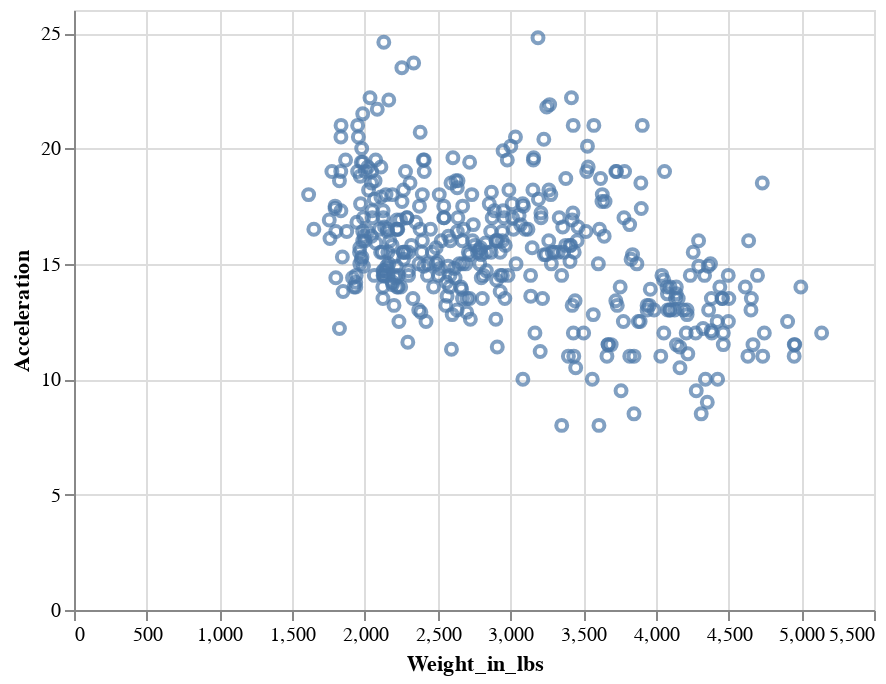

Notebook code cell kept with this figure:
### Code cell
alt.Chart(cars).mark_point().encode(
    x = 'Weight_in_lbs',
    y = 'Acceleration',
)

### Figure 1 — Vega-Lite specification as saved in the notebook (floating-point values rounded to 4 significant figures; data arrays with more than 128 entries replaced by an {"elided": "..."} marker saying what was removed)
{"config": {"view": {"continuousWidth": 400, "continuousHeight": 300}}, "data": {"name": "data-f02450ab61490a1363517a0190416235"}, "mark": "point", "encoding": {"x": {"type": "quantitative", "field": "Weight_in_lbs"}, "y": {"type": "quantitative", "field": "Acceleration"}}, "$schema": "https://vega.github.io/schema/vega-lite/v4.0.2.json", "datasets": {"data-f02450ab61490a1363517a0190416235": {"elided": "406 records"}}}
